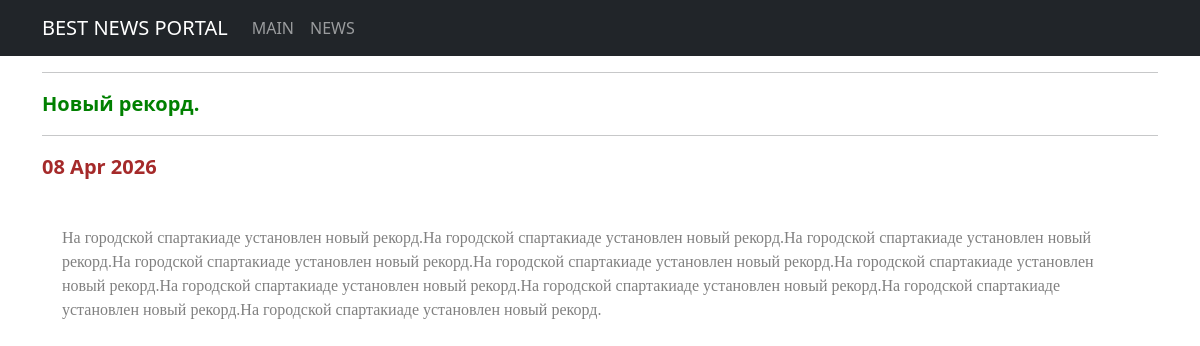
/news/1/, run on an earlier commit of the app's database.
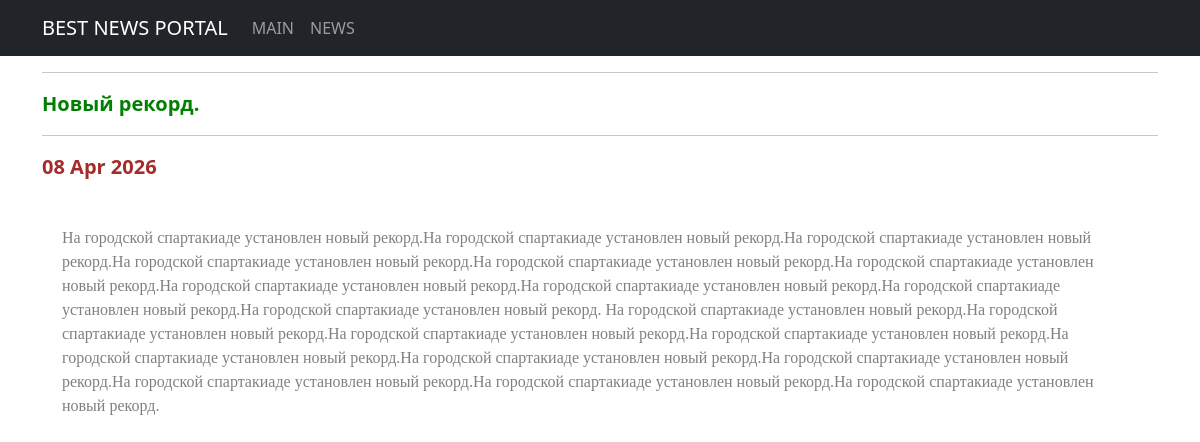
And on a later commit of the database.
### news/models.py (models this page shows, shortened)
class Post(models.Model):
    ARTICLE = 'AR'
    NEWS = 'NW'
    TYPE_CHOICES = [(ARTICLE, 'Статья'), (NEWS, 'Новость')]
    author = models.ForeignKey(Author, on_delete=models.CASCADE)
    post_type = models.CharField(max_length=2, choices=TYPE_CHOICES, default=ARTICLE)
    created_at = models.DateTimeField(auto_now_add=True)
    categories = models.ManyToManyField(Category, through='PostCategory')
    title = models.CharField(max_length=250)
    text = models.TextField()
    rating = models.IntegerField(default=0)

### news/views.py (the view)
# urls.py: path('<int:pk>/', PostDetailView.as_view()),
class PostDetailView(DetailView):
    model = Post
    template_name = 'flatpages/post_detail.html'
    context_object_name = 'post'

### templates/flatpages/post_detail.html
{% extends 'flatpages/default.html' %}
{% block content %}
<hr>
    <div style="text-align: left; color: green; font-size: 20px; font-weight: bold;">
        {{ post.title }}
    </div>
<hr>
    <div style="text-align: left;
    font-size: 20px; color: brown; font-weight: bold;">{{ post.created_at|date:"d M Y" }}</div>
<br>
    <div style="text-align: left;
               color: grey; font-family: tahoma; padding: 20px;">
        {{ post.text }}
    </div>
{% endblock %}

What changed in the data, as far as the page shows it:
changed Post "Новый рекорд.": text "…спартакиаде установлен новый рекорд." → "…спартакиаде установлен новый рекорд. На городской спартакиаде установлен новый рекорд.На городской спартакиаде установлен новый рекорд.На городской спартакиаде установлен новый рекорд.На городской спартакиаде установлен новый рекорд.На городской спартакиаде установлен новый рекорд.На городской спартакиаде установлен новый рекорд.На городской спартакиаде установлен новый рекорд.На городской спартакиаде установлен новый рекорд.На городской спартакиаде установлен новый рекорд.На городской спартакиаде установлен новый рекорд."
